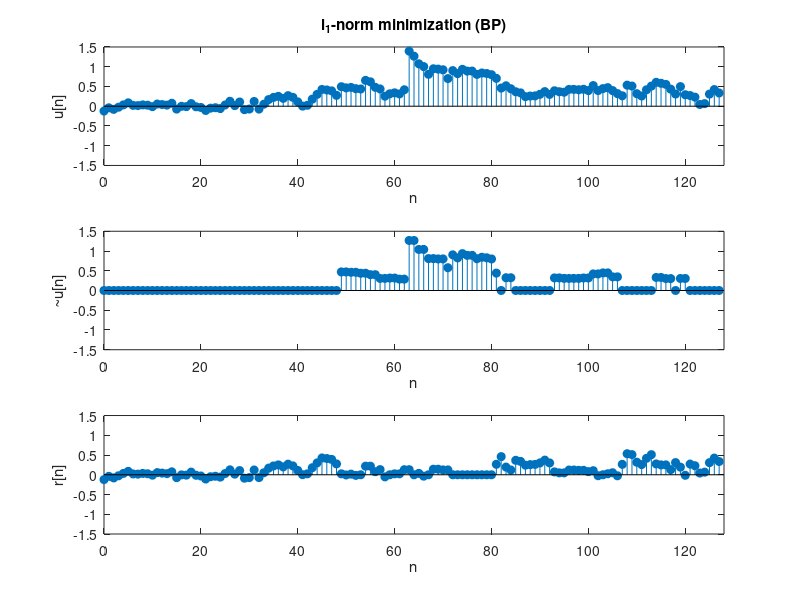

Recreate this plot in MATLAB.
%% Sample 10-6
%% 冗長変換
% $\ell_1$ -ノルム最小化
% 
% 画像処理特論
% 
% 村松 正吾 
% 
% 動作確認: MATLAB R2020a
%% Redundant transforms
% $\ell_1$ -norm minimization
% 
% Advanced Topics in Image Processing
% 
% Shogo MURAMATSU
% 
% Verified: MATLAB R2020a
% 準備
% (Preparation)

close all
% 非線形近似の設定
% (Settings of non-linear approximation)

% # of Coefs.
K = 32;
% 入力信号の生成
% (Generation of input sequence)

% # of input samples
nSamples = 128;

% Random process in AR(1) model
rng('default'); 
w = 0.1*randn(nSamples,1);
w(floor(end/2)) = 1;
u = filter(1,[1 -0.95],w);
% 合成辞書
% (Synthesis dictionary)

% Synthesis filters
f0 = [  1 1 ]/2;
f1 = [ -1 1 ]/2;

% (Circular) convolution matrix
nF = max(length(f0),length(f1));
X = [zeros(nF-1,nSamples-nF+1) eye(nF-1); eye(nSamples)]; % Circular extension matrix
C = [zeros(nSamples,nF-1) eye(nSamples) zeros(nSamples,nF-1)]; % Clipping matrix

% Atoms in (circular) convolution matrix
d0 = C*convmtx(f0.',nSamples+nF-1)*X;
d1 = C*convmtx(f1.',nSamples+1)*X;
%% 
% 辞書 (Dictionary) $\mathbf{D}$

% Dictionary D (Global matrix representation of synthesis filter bank)
D = zeros(nSamples,2*nSamples);
D(:,1:2:end) = d0;
D(:,2:2:end) = d1;
disp(D)
% $\ell_1$ -ノルム最小化による非線形近似
% (Non-linear approximation  with $\ell_1$ -norm minimization)
% 
% $$\hat{\mathbf{s}}=\arg\min_{\mathbf{s}\in\mathbb{R}^L}\|\mathbf{s}\|_1\ \mathrm{s.t.}\ 
% \mathbf{v}=\mathbf{Ds}$$
% 
% 凸緩和法による分析処理と係数選択 (Analysis process and coefficient selection by a convex-relaxation)
%% 
% * 基底追跡法 (Basis Pursuit; BP)
%% 
% 線形計画問題に帰着させる．(Reduced to a linear programming problem)
% 
% $$\hat{\mathbf{x}}=\arg\min_{\mathbf{x}\in\mathbb{R}^{2L}}\mathbf{1}^T\mathbf{x}\ 
% \mathrm{s.t.}\ \mathbf{v}=\mathbf{D}\left(\begin{array}{cc}\mathbf{I} & -\mathbf{I}\end{array}\right)\mathbf{x}\cap\mathbf{x}\in[0,\infty)^{2L}$$
% 
% ただし，(where)
% 
% $$\mathbf{s}=\mathbf{s}_{+}-\mathbf{s}_{-}\in\mathbb{R}^L$$
% 
% $$\mathbf{x}=\left(\begin{array}{c}\mathbf{s}_{+} \\ \mathbf{s}_{-}\end{array}\right)\in\mathbb{R}^{2L}$$

% Initialization
M  = size(D,2);
f  = ones(2*M,1);
lu = zeros(2*M,1);
% Linear programming
z  = linprog(f,[],[],[D -D],u,lu,[]); 
s  = z(1:M) - z(M+1:end);
%% 
% 係数選択 (Coefficient selection)

s = s(:);
[~,ix] = sort(abs(s),'descend');
s(ix(K+1:end)) = 0;
%% 
% 近似結果 (Approximation result)

v = D*s;
%% 
% 近似誤差 (Residual)

r = u - v;
% グラフ描画
% (Graph plot)

figure(1)

% Input
subplot(3,1,1)
stem(0:nSamples-1,u,'filled')
axis([0 nSamples -1.5 1.5])
xlabel('n')
ylabel('u[n]')
title('l_1-norm minimization (BP)')

% NLA
subplot(3,1,2)
stem(0:nSamples-1,v,'filled')
axis([0 nSamples -1.5 1.5])
xlabel('n')
ylabel('~u[n]')

% Residual
subplot(3,1,3)
stem(0:nSamples-1,r,'filled')
axis([0 nSamples -1.5 1.5])
xlabel('n')
ylabel('r[n]')
%% 
% MSE評価 (MSE evaluation)

mymse = @(x,y) mean((x(:)-y(:)).^2);
fprintf('mse = %f\n',mymse(u,v));
%% 
% © Copyright, Shogo MURAMATSU, All rights reserved.
